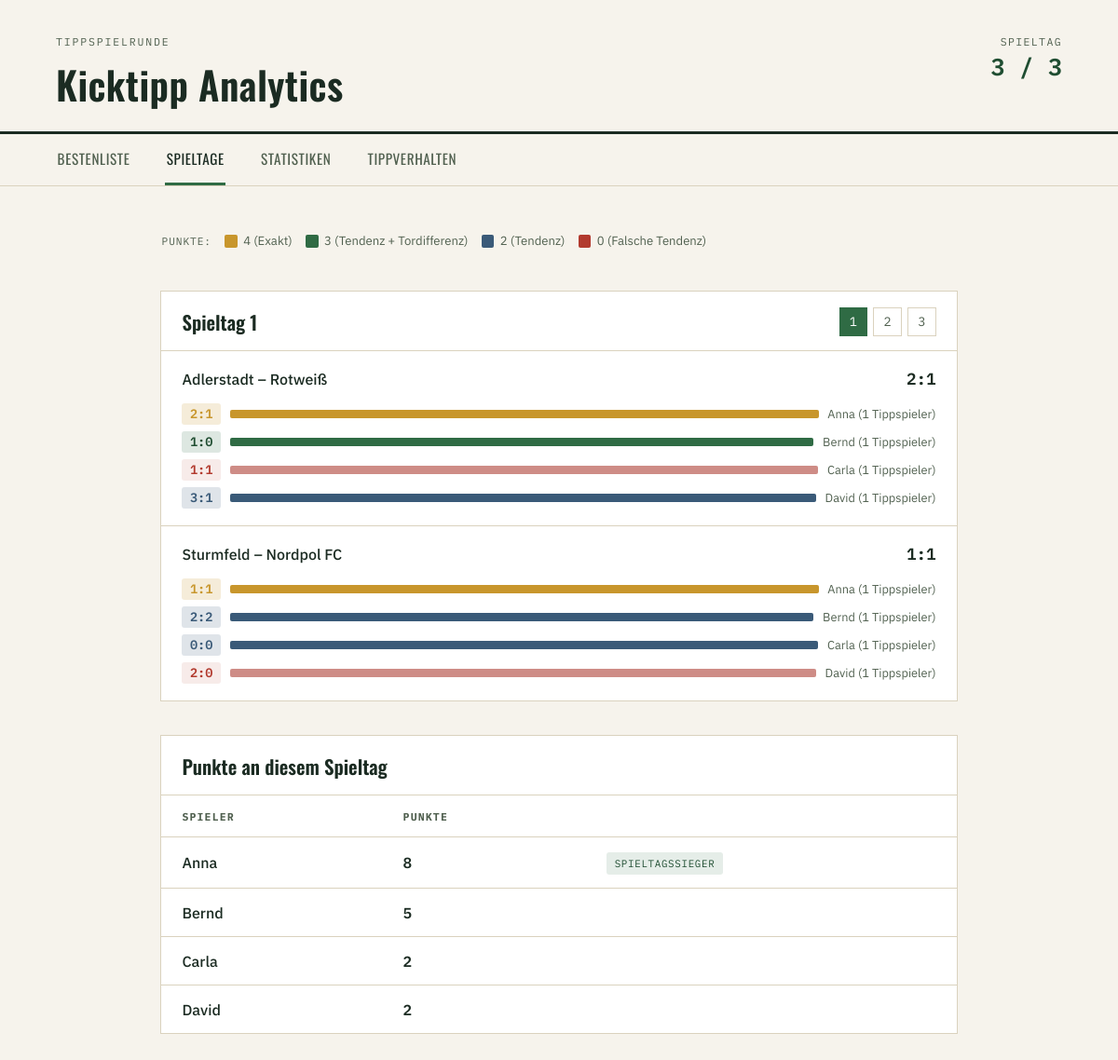
Page /spieltage/1 on the committed database.
### tables this page shows
CREATE TABLE dim_match (
	match_id VARCHAR NOT NULL, 
	matchday_number INTEGER NOT NULL, 
	season VARCHAR NOT NULL, 
	home_team_id VARCHAR, 
	away_team_id VARCHAR, 
	kickoff DATETIME NOT NULL, 
	match_type VARCHAR NOT NULL, 
	actual_home_goals INTEGER, 
	actual_away_goals INTEGER, 
	PRIMARY KEY (match_id), 
	FOREIGN KEY(home_team_id) REFERENCES dim_team (team_id), 
	FOREIGN KEY(away_team_id) REFERENCES dim_team (team_id)
);

CREATE TABLE dim_team (
	team_id VARCHAR NOT NULL, 
	name VARCHAR NOT NULL, 
	short_name VARCHAR, 
	PRIMARY KEY (team_id)
);

CREATE TABLE fact_tip (
	tip_id VARCHAR NOT NULL, 
	player_id VARCHAR, 
	match_id VARCHAR, 
	tipped_home_goals INTEGER NOT NULL, 
	tipped_away_goals INTEGER NOT NULL, 
	points_awarded INTEGER NOT NULL, 
	is_tendency_correct BOOLEAN NOT NULL, 
	is_goal_difference_correct BOOLEAN NOT NULL, 
	is_exact_hit BOOLEAN NOT NULL, 
	penalty_points_awarded INTEGER, 
	penalty_tip_correct BOOLEAN, 
	PRIMARY KEY (tip_id), 
	FOREIGN KEY(player_id) REFERENCES dim_player (player_id), 
	FOREIGN KEY(match_id) REFERENCES dim_match (match_id)
);

CREATE TABLE fact_ranking_snapshot (
	snapshot_id VARCHAR NOT NULL, 
	player_id VARCHAR, 
	matchday_number INTEGER NOT NULL, 
	points_this_matchday INTEGER NOT NULL, 
	is_matchday_winner BOOLEAN NOT NULL, 
	cumulative_points INTEGER NOT NULL, 
	cumulative_matchday_wins INTEGER NOT NULL, 
	rank_after_matchday INTEGER NOT NULL, 
	PRIMARY KEY (snapshot_id), 
	FOREIGN KEY(player_id) REFERENCES dim_player (player_id)
);

CREATE TABLE dim_player (
	player_id VARCHAR NOT NULL, 
	display_name VARCHAR NOT NULL, 
	PRIMARY KEY (player_id)
);

### frontend/app.py (the view)
@app.route("/spieltage/<int:matchday_number>")
def matchday(matchday_number: int):
    available = data_access.all_matchday_numbers()
    if matchday_number not in available:
        abort(404)
    detail = data_access.matchday_detail(matchday_number)
    return render_template(
        "matchday.html",
        matchday_number=matchday_number,
        available_matchdays=available,
        **detail,
    )

### frontend/app.py (called while the page is built)
@app.context_processor
def inject_globals():
    return {
        "latest_matchday": data_access.latest_matchday_number(),
        "all_matchdays": data_access.all_matchday_numbers(),
        "has_data": data_access.has_data(),
    }

### frontend/data_access.py (called while the page is built)
def _points_for_tipped_score(
    tipped_home: int, tipped_away: int, actual_home: int | None, actual_away: int | None
) -> int | None:
    if actual_home is None or actual_away is None:
        return None
    tip = Tip(player_id="_", match_id="_", score_tip=ScoreResult(tipped_home, tipped_away))
    result = MatchResult(match_id="_", score=ScoreResult(actual_home, actual_away))
    return _SCORE_CALCULATOR.calculate(tip, result).points

def points_tier_class(points: int | None) -> str:
    if points is None:
        return "points-unknown"
    if points >= 4:
        return "points-4"
    if points == 3:
        return "points-3"
    if points == 2:
        return "points-2"
    if points == 1:
        return "points-1"
    return "points-0"

def has_data() -> bool:
    with get_engine().connect() as conn:
        count = conn.execute(select(func.count()).select_from(dim_player)).scalar()
        return bool(count)

def latest_matchday_number() -> int | None:
    with get_engine().connect() as conn:
        return conn.execute(select(func.max(dim_match.c.matchday_number))).scalar()

def all_matchday_numbers() -> list[int]:
    with get_engine().connect() as conn:
        rows = conn.execute(
            select(dim_match.c.matchday_number).distinct().order_by(dim_match.c.matchday_number)
        ).all()
        return [r[0] for r in rows]

### src/kicktipp_analytics/domain/models.py (called while the page is built)
    @property
    def tendency(self) -> Tendency:
        if self.home_goals > self.away_goals:
            return Tendency.HOME_WIN
        if self.home_goals < self.away_goals:
            return Tendency.AWAY_WIN
        return Tendency.DRAW

    @property
    def goal_difference(self) -> int:
        return self.home_goals - self.away_goals

### frontend/templates/matchday.html (shortened to what this page needs)
{% extends "base.html" %}
{% block content %}
<div class="legend">
  <span class="legend__label">Punkte:</span>
  <span class="legend__item"><span class="legend__swatch points-4"></span>4 (Exakt)</span>
  <span class="legend__item"><span class="legend__swatch points-3"></span>3 (Tendenz + Tordifferenz)</span>
  <span class="legend__item"><span class="legend__swatch points-2"></span>2 (Tendenz)</span>
  <span class="legend__item"><span class="legend__swatch points-0"></span>0 (Falsche Tendenz)</span>
</div>
<section class="panel">
  <div class="panel__header-row">
    <h2 class="panel__title">Spieltag {{ matchday_number }}</h2>
    <div class="matchday-nav">
      {% for n in available_matchdays %}
        <a class="matchday-nav__item {% if n == matchday_number %}is-active{% endif %}" href="{{ url_for('matchday', matchday_number=n) }}">{{ n }}</a>
      {% endfor %}
    </div>
  </div>
  {% for match in matches %}
  <article class="match">
    <header class="match__header">
      <span class="match__teams">{{ match.home_name }} – {{ match.away_name }}</span>
      <span class="match__score">
        {% if match.actual_home_goals is not none %}
          {{ match.actual_home_goals }}:{{ match.actual_away_goals }}
        {% else %}
          noch nicht gespielt
        {% endif %}
      </span>
    </header>
    {% if match.tip_distribution %}
    <div class="tip-distribution">
      {% set max_count = match.tip_distribution[0].count %}
      {% for d in match.tip_distribution %}
      <div class="tip-distribution__row">
        <span class="tip-distribution__score {{ d.tier_class }}">{{ d.home_goals }}:{{ d.away_goals }}</span>
        <span class="tip-distribution__bar-track">
          <span class="tip-distribution__bar {{ d.tier_class }}" style="width: {{ (d.count / max_count * 100) | round(0, 'floor') }}%"></span>
        </span>
        <span class="tip-distribution__text">{{ d.players | join(', ') }} ({{ d.count }} Tippspieler)</span>
      </div>
      {% endfor %}
    </div>
    {% endif %}
  </article>
  {% endfor %}
</section>
<section class="panel">
  <h2 class="panel__title">Punkte an diesem Spieltag</h2>
  <table class="ranking-table">
    <thead>
      <tr><th>Spieler</th><th class="num-col">Punkte</th><th></th></tr>
    </thead>
    <tbody>
      {% for p in points_this_matchday %}
      <tr>
        <td class="player-col">{{ p.display_name }}</td>
        <td class="num-col points-col">{{ p.points }}</td>
        <td>{% if p.is_matchday_winner %}<span class="badge badge--winner">Spieltagssieger</span>{% endif %}</td>
      </tr>
      {% endfor %}
    </tbody>
  </table>
</section>
{% endblock %}

### frontend/static/style.css (style rules this page uses)
:root { --paper: #F6F3EC; --ink: #1B2B22; --ink-soft: #50604F; --pitch: #2F6B44; --pitch-dark: #1F4D31; --gold: #C8962C; --cardred: #B23A2E; --blue: #3A5A78; --orange: #C4822D; --terracotta: #A85C3B; --line: #DAD2BE; --panel: #FFFFFF; --font-display: "Oswald", sans-serif; --font-body: "IBM Plex Sans", sans-serif; --font-mono: "IBM Plex Mono", monospace; }
* { box-sizing: border-box; }
body { margin: 0; background: var(--paper); color: var(--ink); font-family: var(--font-body); font-size: 16px; line-height: 1.5; }
a { color: inherit; text-decoration: none; }
.panel { background: var(--panel); border: 1px solid var(--line); }
.panel__title { font-family: var(--font-display); font-weight: 600; font-size: 1.3rem; margin: 0; padding: 1.1rem 1.4rem 0.9rem; border-bottom: 1px solid var(--line); }
.panel__header-row { display: flex; align-items: center; justify-content: space-between; flex-wrap: wrap; gap: 0.75rem; padding: 1.1rem 1.4rem 0.9rem; border-bottom: 1px solid var(--line); }
.panel__header-row .panel__title { padding: 0; border-bottom: none; }
.ranking-table { width: 100%; border-collapse: collapse; }
.ranking-table th, .ranking-table td { padding: 0.85rem 1.4rem; text-align: left; border-bottom: 1px solid var(--line); }
.ranking-table thead th { font-family: var(--font-mono); font-size: 0.72rem; letter-spacing: 0.1em; text-transform: uppercase; color: var(--ink-soft); }
.ranking-table tbody tr:last-child td { border-bottom: none; }
.num-col { font-family: var(--font-mono); text-align: right; }
.player-col { font-weight: 500; }
.points-col { font-weight: 600; }
.badge { display: inline-block; font-family: var(--font-mono); font-size: 0.68rem; letter-spacing: 0.06em; text-transform: uppercase; padding: 0.25rem 0.55rem; border-radius: 3px; }
.badge--winner { background: rgba(47, 107, 68, 0.12); color: var(--pitch-dark); }
.matchday-nav { display: flex; gap: 0.4rem; }
.matchday-nav__item { font-family: var(--font-mono); font-size: 0.85rem; width: 1.9rem; height: 1.9rem; display: flex; align-items: center; justify-content: center; border: 1px solid var(--line); color: var(--ink-soft); }
.matchday-nav__item.is-active { background: var(--pitch); color: #fff; border-color: var(--pitch); }
.match { padding: 1.1rem 1.4rem; border-bottom: 1px solid var(--line); }
.match:last-child { border-bottom: none; }
.match__header { display: flex; align-items: baseline; gap: 0.5rem; margin-bottom: 0.75rem; }
.match__teams { font-weight: 500; }
.match__score { margin-left: auto; font-family: var(--font-mono); font-weight: 600; font-size: 1.1rem; }
.tip-distribution { display: flex; flex-direction: column; gap: 0.4rem; }
.tip-distribution__row { display: grid; grid-template-columns: 2.6rem 1fr auto; align-items: center; gap: 0.6rem; font-size: 0.85rem; }
.tip-distribution__score { font-family: var(--font-mono); font-weight: 600; padding: 0.1rem 0.4rem; border-radius: 3px; text-align: center; }
.tip-distribution__bar-track { background: rgba(27, 43, 34, 0.06); height: 0.55rem; border-radius: 2px; overflow: hidden; }
.tip-distribution__bar { display: block; height: 100%; }
.tip-distribution__text { color: var(--ink-soft); font-size: 0.8rem; }
.points-4 { background: rgba(200, 150, 44, 0.18); color: var(--gold); }
.points-4.tip-distribution__bar { background: var(--gold); }
.points-3 { background: rgba(47, 107, 68, 0.16); color: var(--pitch-dark); }
.points-3.tip-distribution__bar { background: var(--pitch); }
.points-2 { background: rgba(58, 90, 120, 0.16); color: var(--blue); }
.points-2.tip-distribution__bar { background: var(--blue); }
.points-0 { background: rgba(178, 58, 46, 0.10); color: var(--cardred); }
.points-0.tip-distribution__bar { background: rgba(178, 58, 46, 0.55); }
.legend { display: flex; align-items: center; flex-wrap: wrap; gap: 0.9rem; font-size: 0.82rem; color: var(--ink-soft); padding: 0.1rem 0.1rem 0.4rem; }
.legend__label { font-family: var(--font-mono); font-size: 0.7rem; letter-spacing: 0.08em; text-transform: uppercase; }
.legend__item { display: flex; align-items: center; gap: 0.4rem; }
.legend__swatch { display: inline-block; width: 0.85rem; height: 0.85rem; border-radius: 2px; }
.legend__swatch.points-4 { background: var(--gold); }
.legend__swatch.points-3 { background: var(--pitch); }
.legend__swatch.points-2 { background: var(--blue); }
.legend__swatch.points-0 { background: var(--cardred); }

### rows in the picture
dim_match: home_name "Adlerstadt", away_name "Rotweiß", actual_home_goals "2", actual_away_goals "1", home_goals "1" "1", away_goals "0" "1", {{ (d.count / max_count * 100) | round(0, 'floor') }} 100.0 (drawn), players "Bernd" "Carla", count "1" "1"
fact_tip: home_goals "2", away_goals "1", {{ (d.count / max_count * 100) | round(0, 'floor') }} 100.0 (drawn), players "Anna", count "1"
fact_tip: home_goals "3", away_goals "1", {{ (d.count / max_count * 100) | round(0, 'floor') }} 100.0 (drawn), players "David", count "1"
dim_match: home_name "Sturmfeld", away_name "Nordpol FC", actual_home_goals "1", actual_away_goals "1", home_goals "1" "2" "0" "2", away_goals "1" "2" "0" "0", {{ (d.count / max_count * 100) | round(0, 'floor') }} 100.0 (drawn), players "Anna" "Bernd" "Carla" "David", count "1" "1" "1" "1"
fact_ranking_snapshot: display_name "Anna", points "8", is_matchday_winner "SPIELTAGSSIEGER"
fact_ranking_snapshot: display_name "Bernd", points "5"
fact_ranking_snapshot: display_name "Carla", points "2"
fact_ranking_snapshot: display_name "David", points "2"

### other values in the picture
{{ latest_matchday }} "3"
{{ all_matchdays | length }} "3"
{{ matchday_number }} "1"
{{ n }} "1" "2" "3"
